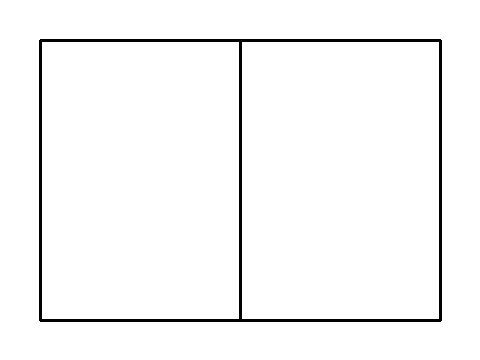
#> input picture server/tests/fixtures/floorplans/G-CAD-1.png, 480 x 360 px
$ python -i parser_preprocess.py   (imports and definitions only)
#> lines starting #> are read from the running program, lines starting #| are printed output that depends on the picture; after the words box and inside, x2 and y2 are one past the last pixel; in counts of white or black regions, pixels touching at a corner belong together
### server/app/services/floorplan/parser_pdf.py
from __future__ import annotations

"""
PDF 户型图解析：矢量检测 + 栅格化，供后续图像链路使用
"""

import logging
from dataclasses import dataclass
from pathlib import Path

import cv2
import numpy as np

from app.services.floorplan.parser_pdf_vector import process_pdf_vector_page, vector_extract_to_meta

logger = logging.getLogger(__name__)
DEFAULT_PDF_DPI = 200
MIN_SHORT_EDGE_PX = 800
VECTOR_PATH_THRESHOLD = 12


@dataclass
class PdfExtractResult:
    """PDF 提取结果"""

    raster_path: Path
    width: int
    height: int
    pdf_mode: str
    path_count: int
    image_count: int
    low_resolution: bool


def is_pdf_path(source_path: Path | str) -> bool:
    """
    是否为 PDF 文件

    @param source_path 源路径
    @return True 表示 PDF
    """
    return Path(source_path).suffix.lower() == ".pdf"


# [165 lines left out: functions _load_fitz, analyze_pdf_vector_content, rasterize_pdf_first_page, ensure_raster_source, extract_pdf_for_floorplan, not called in this run]

### server/app/services/floorplan/parser_preprocess.py
"""
户型图预处理：CAD 裁边、营销图水印修复、结构图生成
"""

from pathlib import Path
from typing import Any

import cv2
import numpy as np

from app.services.floorplan.parser_pdf import ensure_raster_source, is_pdf_path
from app.services.floorplan.plan_classifier import (
    PlanType,
    WATERMARK_BLUE_HUE_HIGH,
    WATERMARK_BLUE_HUE_LOW,
    WATERMARK_CENTER_RATIO,
)

STRUCTURAL_FILENAME = "source_structural.png"
DIMENSION_BAND_MAX_RATIO = 0.15
DIMENSION_BAND_STRIP_HEIGHT = 6
DIMENSION_SMALL_COMPONENT_AREA = 180
DIMENSION_SMALL_RATIO_THRESHOLD = 0.55
MIN_CROP_RETAIN_RATIO = 0.50
INPAINT_RADIUS = 5


def crop_to_plan_region(bgr: np.ndarray) -> tuple[np.ndarray, tuple[int, int]]:
    """
    裁剪掉外侧空白与标注，保留主体户型区域

    @param bgr BGR 图像
    @return (裁剪图, (offset_x, offset_y))
    """
    height, width = bgr.shape[:2]
    gray = cv2.cvtColor(bgr, cv2.COLOR_BGR2GRAY)
    _, dark = cv2.threshold(gray, 90, 255, cv2.THRESH_BINARY_INV)
    kernel = cv2.getStructuringElement(cv2.MORPH_RECT, (3, 3))
    dark = cv2.morphologyEx(dark, cv2.MORPH_OPEN, kernel, iterations=1)
    dark = cv2.morphologyEx(
        dark,
        cv2.MORPH_CLOSE,
        cv2.getStructuringElement(cv2.MORPH_RECT, (8, 8)),
        iterations=1,
    )

    min_contour_area = max(200, int(height * width * 0.002))
    contours, _ = cv2.findContours(dark, cv2.RETR_EXTERNAL, cv2.CHAIN_APPROX_SIMPLE)
    boxes = [
        cv2.boundingRect(contour)
        for contour in contours
        if cv2.contourArea(contour) >= min_contour_area
    ]

    if boxes:
        x0 = min(box[0] for box in boxes)
        y0 = min(box[1] for box in boxes)
        x1 = max(box[0] + box[2] for box in boxes)
        y1 = max(box[1] + box[3] for box in boxes)
        x, y, crop_w, crop_h = x0, y0, x1 - x0, y1 - y0
    else:
        coords = cv2.findNonZero(dark)
        if coords is None:
            return bgr, (0, 0)
        x, y, crop_w, crop_h = cv2.boundingRect(coords)
    margin = max(8, int(min(width, height) * 0.01))
    x0 = max(0, x - margin)
    y0 = max(0, y - margin)
    x1 = min(width, x + crop_w + margin)
    y1 = min(height, y + crop_h + margin)

    cropped = bgr[y0:y1, x0:x1]
    if cropped.size == 0:
        return bgr, (0, 0)
    return cropped, (x0, y0)


# [129 lines left out: functions _is_dimension_annotation_strip, trim_cad_dimension_bands, build_watermark_mask, inpaint_watermark, not called in this run]


def _prepare_structural_edges(gray: np.ndarray) -> np.ndarray:
    blurred = cv2.GaussianBlur(gray, (5, 5), 0)
    _, binary = cv2.threshold(blurred, 0, 255, cv2.THRESH_BINARY_INV + cv2.THRESH_OTSU)
    thin_kernel = cv2.getStructuringElement(cv2.MORPH_RECT, (2, 2))
    thick_kernel = cv2.getStructuringElement(cv2.MORPH_RECT, (4, 4))
    opened = cv2.morphologyEx(binary, cv2.MORPH_OPEN, thin_kernel, iterations=1)
    closed = cv2.morphologyEx(opened, cv2.MORPH_CLOSE, thick_kernel, iterations=1)
    return cv2.Canny(closed, 40, 120, apertureSize=3)


def build_structural_image(bgr: np.ndarray, plan_type: PlanType) -> np.ndarray:
    """
    生成供 VLM/CV 使用的结构增强图

    @param bgr BGR 图像
    @param plan_type 图源类型
    @return 结构增强 BGR 图像
    """
    if plan_type == "marketing_color":
        hsv = cv2.cvtColor(bgr, cv2.COLOR_BGR2HSV)
        hsv[:, :, 1] = (hsv[:, :, 1].astype(np.float32) * 0.25).astype(np.uint8)
        working = cv2.cvtColor(hsv, cv2.COLOR_HSV2BGR)
        gray = cv2.cvtColor(working, cv2.COLOR_BGR2GRAY)
    else:
        working = bgr
        gray = cv2.cvtColor(bgr, cv2.COLOR_BGR2GRAY)

    edges = _prepare_structural_edges(gray)
    structural = cv2.cvtColor(gray, cv2.COLOR_GRAY2BGR)
    structural[edges > 0] = (0, 0, 0)
    if plan_type == "marketing_color":
        structural = cv2.addWeighted(working, 0.55, structural, 0.45, 0)
    return structural


# [54 lines left out: functions watermark_brand_pixel_ratio, _preprocess_cad, _preprocess_marketing, not called in this run]


def _preprocess_unknown(bgr: np.ndarray) -> tuple[np.ndarray, np.ndarray, tuple[int, int], dict[str, Any]]:
    cropped, offset = crop_to_plan_region(bgr)
    structural = build_structural_image(cropped, "unknown")
    return cropped, structural, offset, {}


def preprocess_floorplan_image(
    source_path: str,
    *,
    plan_type: PlanType = "unknown",
    has_watermark: bool = False,
) -> tuple[str, dict[str, Any]]:
    """
    预处理上传图：按图源类型分支，生成 structural 图供 VLM 使用

    @param source_path 原始图片路径
    @param plan_type 图源类型
    @param has_watermark 是否检测到中央水印
    @return (structural 图路径, 元信息)
    """
#> called with plan_type = 'unknown', has_watermark = False
    path = Path(source_path)
    meta: dict[str, Any] = {
        "source_width": 0,
        "source_height": 0,
        "crop_offset": [0, 0],
        "structural_image": STRUCTURAL_FILENAME,
        "watermark_inpainted": False,
        "dimension_trimmed": False,
        "low_resolution": False,
    }

    if is_pdf_path(path):
        path, pdf_meta = ensure_raster_source(path)
        meta.update(pdf_meta)

    image = cv2.imread(str(path))
#> image is the input picture: shape (360, 480, 3); 97.2% white; 1 black region, box (x1, y1, x2, y2) and area: (39, 39, 442, 322) 4907
    if image is None:
        return source_path, meta

    full_h, full_w = image.shape[:2]
#> full_h = 360; full_w = 480
    meta["source_width"] = full_w
    meta["source_height"] = full_h
    if not meta.get("low_resolution"):
        meta["low_resolution"] = min(full_w, full_h) < 800

    if plan_type == "cad_lineart":
        _, structural, offset, extra = _preprocess_cad(image)
    elif plan_type == "marketing_color":
        _, structural, offset, extra = _preprocess_marketing(image, has_watermark)
    else:
        _, structural, offset, extra = _preprocess_unknown(image)
#> in crop_to_plan_region, `dark = cv2.morphologyEx( dark, cv2.MORPH_CLOSE, cv2.getStructuringElem..`:
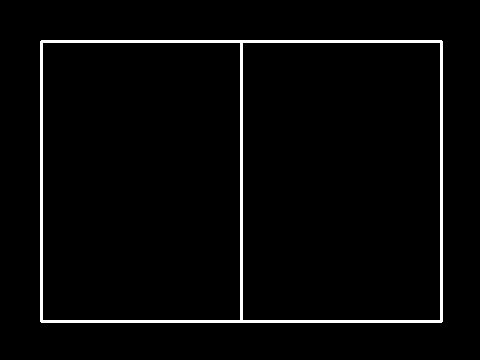
#> dark: shape (360, 480); 2.8% white; 1 white region, box (x1, y1, x2, y2) and area: (40, 40, 443, 323) 4907
#> in crop_to_plan_region, `contours, _ = cv2.findContours(dark, cv2.RETR_EXTERNAL, cv2.CHAIN_APPR..`: contours = 1 item
#> in crop_to_plan_region, `boxes = [ cv2.boundingRect(contour) for contour in contours if cv2.con..`: boxes = [(40, 40, 403, 283)]
#> in crop_to_plan_region, `x0 = min(box[0] for box in boxes)`: x0 = 40
#> in crop_to_plan_region, `x1 = max(box[0] + box[2] for box in boxes)`: x1 = 443
#> in crop_to_plan_region, `y1 = max(box[1] + box[3] for box in boxes)`: y1 = 323
#> in crop_to_plan_region, `x, y, crop_w, crop_h = x0, y0, x1 - x0, y1 - y0`: x = 40; crop_w = 403; crop_h = 283
#> in crop_to_plan_region, `x0 = max(0, x - margin)`: x0 = 32
#> in crop_to_plan_region, `x1 = min(width, x + crop_w + margin)`: x1 = 451
#> in crop_to_plan_region, `y1 = min(height, y + crop_h + margin)`: y1 = 331
#> in crop_to_plan_region, `cropped = bgr[y0:y1, x0:x1]`:
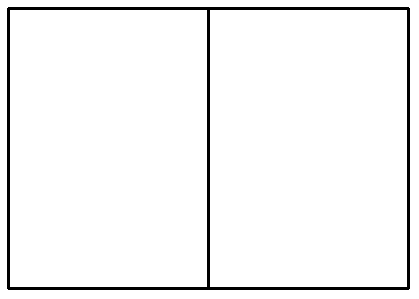
#> cropped: shape (299, 419, 3); 96.1% white; 1 black region, box (x1, y1, x2, y2) and area: (7, 7, 410, 290) 4907
#> in _preprocess_unknown, `cropped, offset = crop_to_plan_region(bgr)`: offset = (32, 32)
#> in _prepare_structural_edges, `blurred = cv2.GaussianBlur(gray, (5, 5), 0)`:
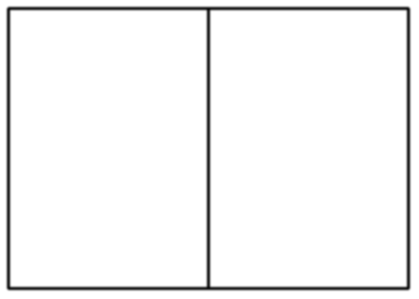
#> blurred: shape (299, 419); min 10, max 255, mean 245
#> in _prepare_structural_edges, `_, binary = cv2.threshold(blurred, 0, 255, cv2.THRESH_BINARY_INV + cv2..`: binary: shape (299, 419); 3.9% white; 1 white region, box (x1, y1, x2, y2) and area: (7, 7, 410, 290) 4915
#> in _prepare_structural_edges, `opened = cv2.morphologyEx(binary, cv2.MORPH_OPEN, thin_kernel, iterati..`:
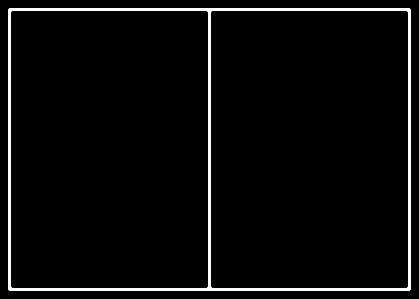
#> opened: shape (299, 419); 3.9% white; 1 white region, box (x1, y1, x2, y2) and area: (8, 8, 411, 291) 4915
#> in _prepare_structural_edges, `closed = cv2.morphologyEx(opened, cv2.MORPH_CLOSE, thick_kernel, itera..`:
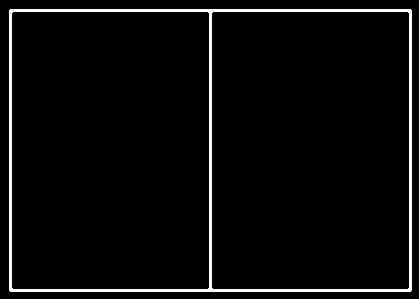
#> closed: shape (299, 419); 3.9% white; 1 white region, box (x1, y1, x2, y2) and area: (9, 9, 412, 292) 4915
#> in _prepare_structural_edges, `return cv2.Canny(closed, 40, 120, apertureSize=3)`:
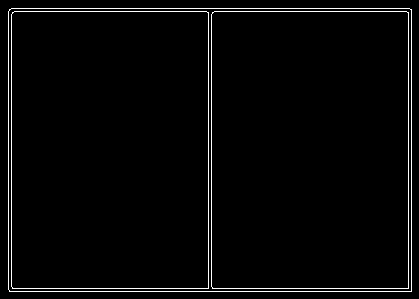
#> returned value: shape (299, 419); 2.6% white in thin lines or dots
#> in build_structural_image, `structural[edges > 0] = (0, 0, 0)`:
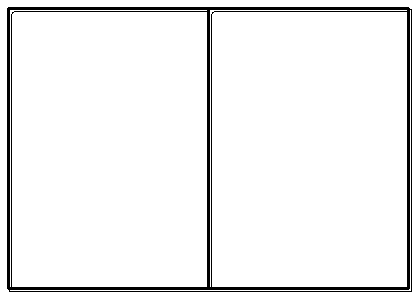
#> structural: shape (299, 419, 3); 94.8% white; 1 black region, box (x1, y1, x2, y2) and area: (7, 7, 412, 292) 6532
#> offset = (32, 32); extra = 0 items

    meta["crop_offset"] = [offset[0], offset[1]]
    meta.update(extra)

    structural_path = path.parent / STRUCTURAL_FILENAME
    cv2.imwrite(str(structural_path), structural)
    return str(structural_path), meta

>>> result = preprocess_floorplan_image('../../../tests/fixtures/floorplans/G-CAD-1.png')
